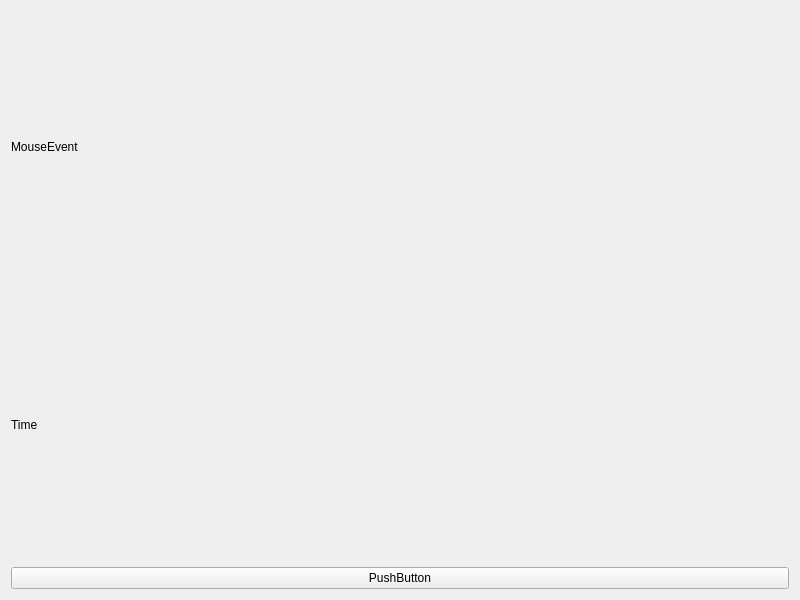
<?xml version="1.0" encoding="UTF-8"?>
<ui version="4.0">
 <class>myWidget</class>
 <widget class="QWidget" name="myWidget">
  <property name="geometry">
   <rect>
    <x>0</x>
    <y>0</y>
    <width>800</width>
    <height>600</height>
   </rect>
  </property>
  <property name="windowTitle">
   <string>myWidget</string>
  </property>
  <layout class="QVBoxLayout" name="verticalLayout">
   <item>
    <widget class="myLabel" name="label">
     <property name="text">
      <string>MouseEvent</string>
     </property>
    </widget>
   </item>
   <item>
    <widget class="QLabel" name="label_2">
     <property name="text">
      <string>Time</string>
     </property>
    </widget>
   </item>
   <item>
    <widget class="myButton" name="pushButton">
     <property name="text">
      <string>PushButton</string>
     </property>
    </widget>
   </item>
  </layout>
 </widget>
 <customwidgets>
  <customwidget>
   <class>myLabel</class>
   <extends>QLabel</extends>
   <header location="global">mylabel.h</header>
  </customwidget>
  <customwidget>
   <class>myButton</class>
   <extends>QPushButton</extends>
   <header>mybutton.h</header>
  </customwidget>
 </customwidgets>
 <resources/>
 <connections/>
</ui>
